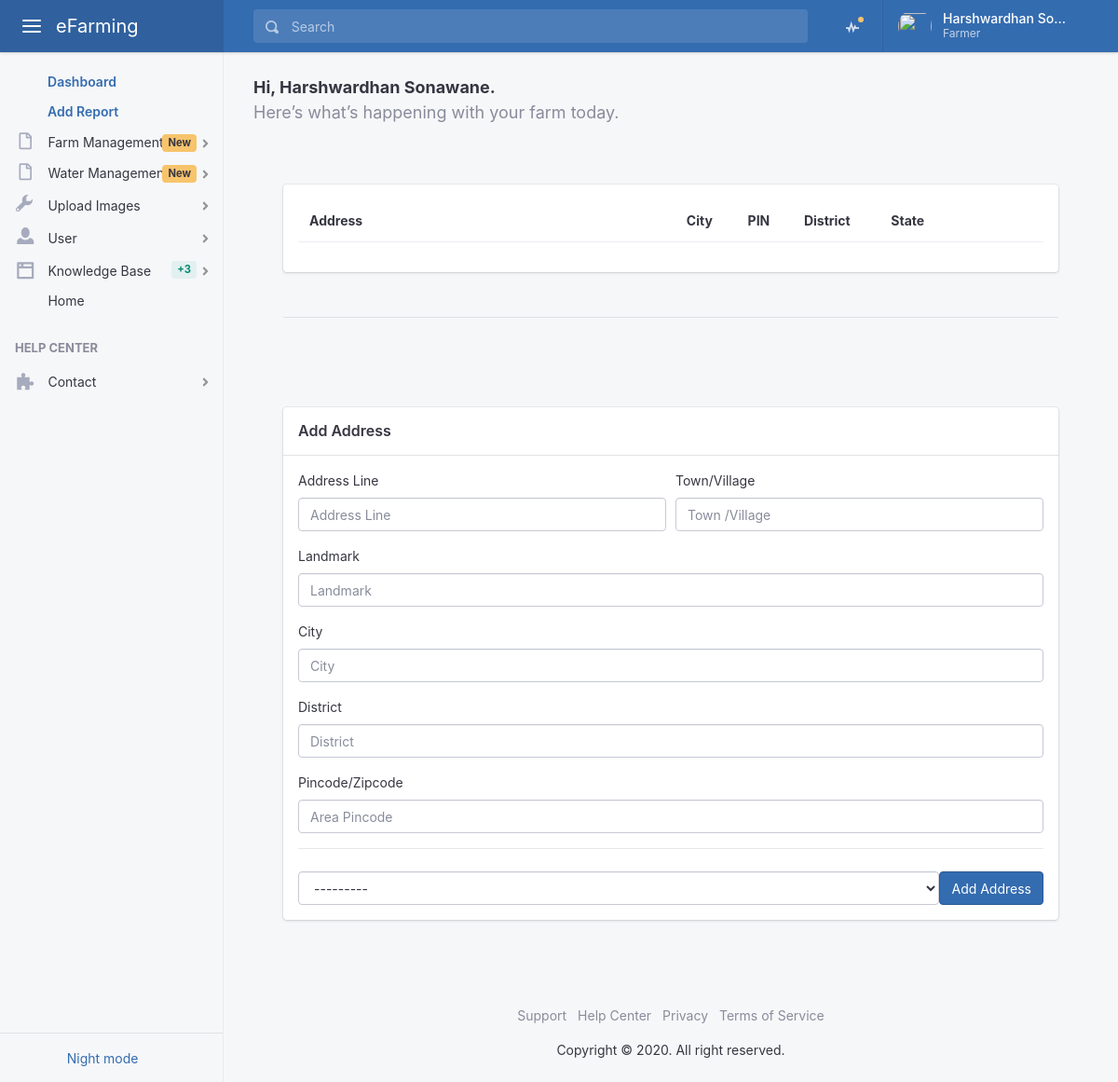
Before: /user/address/add/ (signed in) with the older database file.
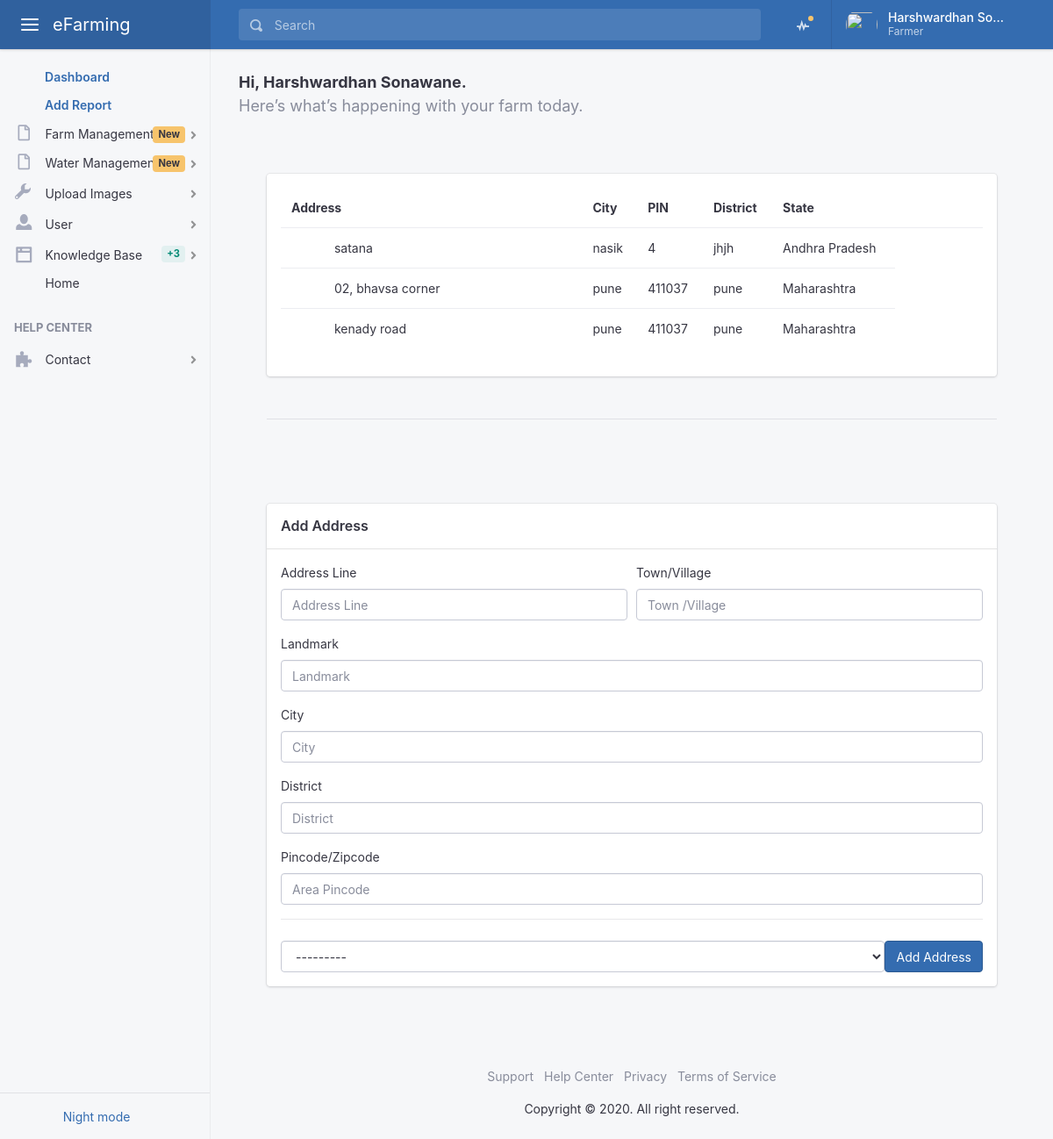
After: the same page with the newer database file.
### user/models.py (models this page shows, shortened)
class Address(models.Model):
    STATE_CHOICES = (
    ("Andhra Pradesh", "Andhra Pradesh"), ("Arunachal Pradesh ", "Arunachal Pradesh "), ("Assam", "Assam"),
    ("Bihar", "Bihar"), ("Chhattisgarh", "Chhattisgarh"), ("Goa", "Goa"), ("Gujarat", "Gujarat"),
    ("Haryana", "Haryana"), ("Himachal Pradesh", "Himachal Pradesh"), ("Jammu and Kashmir ", "Jammu and Kashmir "),
    ("Jharkhand", "Jharkhand"), ("Karnataka", "Karnataka"), ("Kerala", "Kerala"), ("Madhya Pradesh", "Madhya Pradesh"),
    ("Maharashtra", "Maharashtra"), ("Manipur", "Manipur"), ("Meghalaya", "Meghalaya"), ("Mizoram", "Mizoram"),
    ("Nagaland", "Nagaland"), ("Odisha", "Odisha"), ("Punjab", "Punjab"), ("Rajasthan", "Rajasthan"),
    ("Sikkim", "Sikkim"), ("Tamil Nadu", "Tamil Nadu"), ("Telangana", "Telangana"), ("Tripura", "Tripura"),
    ("Uttar Pradesh", "Uttar Pradesh"), ("Uttarakhand", "Uttarakhand"), ("West Bengal", "West Bengal"),
    ("Andaman and Nicobar Islands", "Andaman and Nicobar Islands"), ("Chandigarh", "Chandigarh"),
    ("Dadra and Nagar Haveli", "Dadra and Nagar Haveli"), ("Daman and Diu", "Daman and Diu"),
    ("Lakshadweep", "Lakshadweep"), ("National Capital Territory of Delhi", "National Capital Territory of Delhi"),
    ("Puducherry", "Puducherry"))
    user            = models.ForeignKey(User, on_delete=models.CASCADE)
    line_1          = models.CharField(max_length=250)
    town            = models.CharField(max_length=250, blank=True, null=True)
    landmark        = models.CharField(max_length=250, blank=True, null=True)
    city            = models.CharField(max_length=250)
    district        = models.CharField(max_length=250)
    state           = models.CharField(choices=STATE_CHOICES, max_length=255)
    pin             = models.IntegerField()
    created         = models.DateTimeField(auto_now_add=True)
    updated         = models.DateTimeField(auto_now=True)

### user/views.py (the view)
# urls.py: path('address/add/', views.add_address, name='add_address'),
@login_required
def add_address(request):
    template = 'site/dashboard/add_address.html'
    if request.method == 'POST':
                form = AddressForm(request.POST or None, request.FILES or None)
                if form.is_valid():
                        post = form.save(commit=False)
                        post.user = request.user
                        post.save()
                        messages.success(request, "Your address has been created")
                        return redirect('add_address')
    else:
        objects = Address.objects.filter(user=request.user)
        form = AddressForm()
    context = {
        'form': form,
        'objects':objects,
    }
    return render(request, template, context)

### user/forms.py
class AddressForm(forms.ModelForm):
    class Meta:
        model = Address
        fields = ['line_1', 'town', 'landmark', 'city','district', 'state','pin']
        widgets = {
            "line_1": forms.TextInput(attrs={'placeholder': 'Address Line', 'class': 'form-control', 'required': 'required', 'autofocus':'""'}),
            "town": forms.TextInput(attrs={'placeholder': 'Town /Village', 'class': 'form-control', 'required': 'required'}),
            "landmark": forms.TextInput(attrs={'placeholder': 'Landmark', 'class': 'form-control', 'required': 'required'}),
            "city": forms.TextInput(attrs={'placeholder': 'City', 'class': 'form-control', 'required': 'required'}),
            "district": forms.TextInput(attrs={'placeholder': 'District', 'class': 'form-control', 'required': 'required'}),
            "state": forms.Select(attrs={'placeholder': 'Select State', 'class': 'form-control', 'required': 'required'}),
            "pin": forms.TextInput(attrs={'placeholder': 'Area Pincode', 'class': 'form-control', 'required': 'required'}),
            }

### templates/site/dashboard/add_address.html (shortened to what the changed rows need)
{% extends 'site/base.html' %}
{% load static %}
{% block content %}
  <main class="app-main">
    <div class="wrapper">
      <div class="page">
        <div class="page-inner">
          <div class="page-inner">
            <div class="page-section">
              <div class="card card-fluid">
                <div class="card-body">
                  <table id="myTable" class="table">
                    <thead>
                      <tr>
                        <th colspan="2" style="min-width: 320px;">
                          Address
                        </th>
                        <th> City </th>
                        <th> PIN </th>
                        <th> District </th>
                        <th> State </th>
                        <th style="width:100px; min-width:100px;"> &nbsp; </th>
                      </tr>
                    </thead>
                    <tbody>
                      {% for obj in objects %}
                      <tr>
                        <td></td>
                        <td>{{ obj.line_1 }}</td>
                        <td>{{ obj.city }}</td>
                        <td>{{ obj.pin }}</td>
                        <td>{{ obj.district }}</td>
                        <td>{{ obj.state }}</td>
                      </tr>
                      {% endfor %}
                    </tbody>
                  </table>
                </div>
              </div>
            </div>
          </div>
        </div>
      </div>
    </div>
  </main>
{% endblock %}

Changed rows visible on the page:
added Address: line_1 "satana", city "nasik", pin "4", district "jhjh", state "Andhra Pradesh"
added Address: line_1 "02, bhavsa corner", city "pune", pin "411037", district "pune", state "Maharashtra"
added Address: line_1 "kenady road", city "pune", pin "411037", district "pune", state "Maharashtra"
